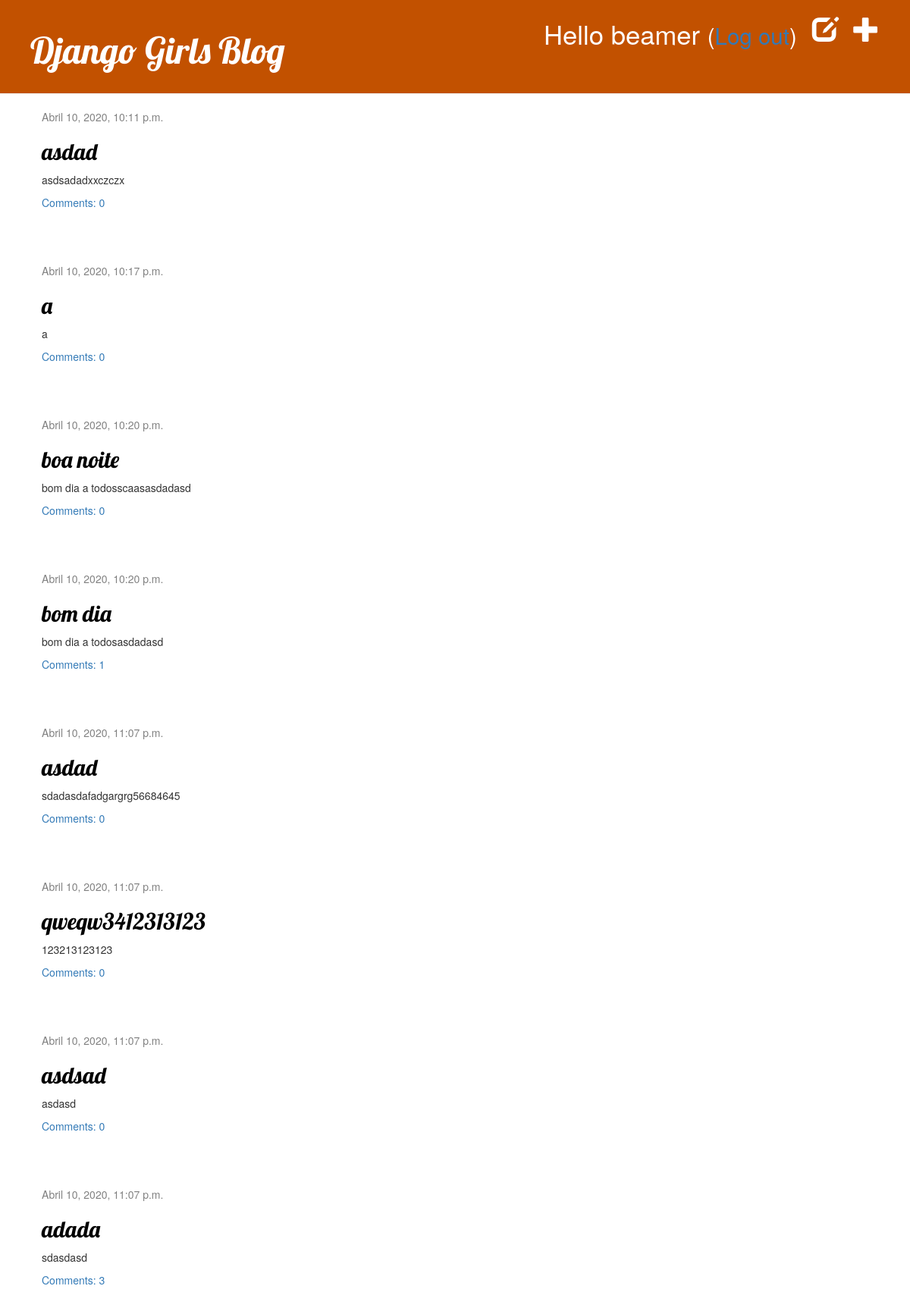
The app's page / (signed in) with its own data.
### blog/models.py (models this page shows, shortened)
class Post(models.Model):
    author = models.ForeignKey(settings.AUTH_USER_MODEL, on_delete=models.CASCADE)
    title = models.CharField(max_length=200)
    text = models.TextField()
    created_date = models.DateTimeField(default=timezone.now)
    published_date = models.DateTimeField(blank=True, null=True)
    def approved_comments(self):
        return self.comments.filter(approved_comment=True)

### blog/views.py (the view)
# urls.py: path('', views.post_list, name='post_list'),
def post_list(request):
    posts = Post.objects.filter(published_date__lte=timezone.now()).order_by('published_date')
    return render(request, 'blog/post_list.html', {'posts': posts})

### blog/templates/blog/post_list.html
{% extends 'blog/base.html' %}
{% block content %}
    {% for post in posts %}
        <div class="post">
            <div class="date">
                {{ post.published_date }}
            </div>
            <h2><a href="{% url 'post_detail' pk=post.pk %}">{{ post.title }}</a></h2>
            <p>{{ post.text|linebreaksbr }}</p>
            <a href="{% url 'post_detail' pk=post.pk %}">Comments: {{ post.approved_comments.count }}</a>
        </div>
    {% endfor %}
{% endblock content %}

### blog/templates/blog/base.html (shortened to what this page needs)
{% load static %}
<html>
    <head>
        <link rel="stylesheet" href="//maxcdn.bootstrapcdn.com/bootstrap/3.2.0/css/bootstrap.min.css">
        <link rel="stylesheet" href="//maxcdn.bootstrapcdn.com/bootstrap/3.2.0/css/bootstrap-theme.min.css">
        <link rel="stylesheet" href="{% static 'css/blog.css' %}">
    </head>
   <body>
   <div class="page-header">
    {% if user.is_authenticated %}
        <a href="{% url 'post_new' %}" class="top-menu"><span class="glyphicon glyphicon-plus"></span></a>
        <a href="{% url 'post_draft_list' %}" class="top-menu"><span class="glyphicon glyphicon-edit"></span></a>
        <p class="top-menu">Hello {{ user.username }} <small>(<a href="{% url 'logout' %}">Log out</a>)</small></p>
    {% else %}
        <a href="{% url 'login' %}" class="top-menu"><span class="glyphicon glyphicon-lock"></span></a>
    {% endif %}
    <h1><a href="/">Django Girls Blog</a></h1>
</div>
    <div class="content container">
        <div class="row">
            <div class="col-md-8">
            {% block content %}
            {% endblock %}
            </div>
        </div>
    </div>
</body>
</html>

### blog/static/css/blog.css (style rules this page uses)
.page-header { background-color: #C25100; margin-top: 0; padding: 20px 20px 20px 40px; }
.page-header h1, .page-header h1 a, .page-header h1 a:visited, .page-header h1 a:active { color: #ffffff; font-size: 36pt; text-decoration: none; }
.content { margin-left: 40px; }
h1, h2, h3, h4 { font-family: 'Lobster', cursive; }
.date { color: #828282; }
.top-menu, .top-menu:hover, .top-menu:visited { color: #ffffff; float: right; font-size: 26pt; margin-right: 20px; }
.post { margin-bottom: 70px; }
.post h2 a, .post h2 a:visited { color: #000000; }

### records on screen
Post: published_date "Abril 10, 2020, 10:11 p.m.", title "asdad", text "asdsadadxxczczx", approved_comments.count "0"
Post: published_date "Abril 10, 2020, 10:17 p.m.", title "a", text "a", approved_comments.count "0"
Post: published_date "Abril 10, 2020, 10:20 p.m.", title "boa noite", text "bom dia a todosscaasasdadasd", approved_comments.count "0"
Post: published_date "Abril 10, 2020, 10:20 p.m.", title "bom dia", text "bom dia a todosasdadasd", approved_comments.count "1"
Post: published_date "Abril 10, 2020, 11:07 p.m.", title "asdad", text "sdadasdafadgargrg56684645", approved_comments.count "0"
Post: published_date "Abril 10, 2020, 11:07 p.m.", title "qweqw3412313123", text "123213123123", approved_comments.count "0"
Post: published_date "Abril 10, 2020, 11:07 p.m.", title "asdsad", text "asdasd", approved_comments.count "0"
Post: published_date "Abril 10, 2020, 11:07 p.m.", title "adada", text "sdasdasd", approved_comments.count "3"

### other values on screen
{{ user.username }} "beamer"
